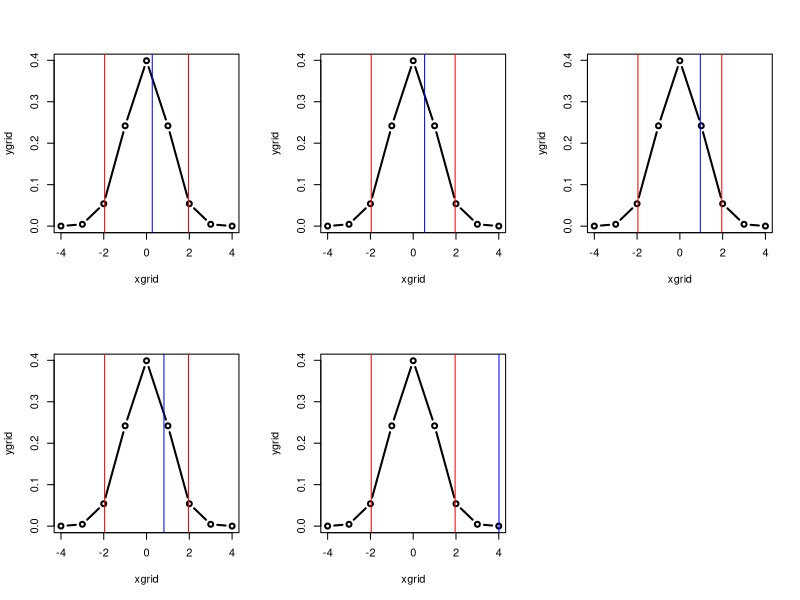

This figure's R source:
set.seed(123)
taill <- c(10, 100, 1000, 10000, 100000)
X <- c()
Z <- c()
z1 <- qnorm((0.05 / 2))
z2 <- qnorm((0.975))
par(mfrow = c(2, 3))
for (n in taill)
{
    x <- rnorm(n, 3.01, 1)
    X <- c(X, x)
    z <- (mean(x) - 3) / (1 / sqrt(n))
    Z <- c(Z, z)
    if (z <= z2 && z >= z1) {
        print("on accepte pour :")
        print(n)
    } else {
        print("on refuse pour :")
        print(n)
    }

    xgrid <- seq(-4, 4, length(1000))
    ygrid <- dnorm(xgrid, 0, 1)
    plot(xgrid, ygrid, lwd = 2, type = "b")
    abline(v = z1, col = "red")
    abline(v = z2, col = "red")
    abline(v = z, col = "blue")
}
